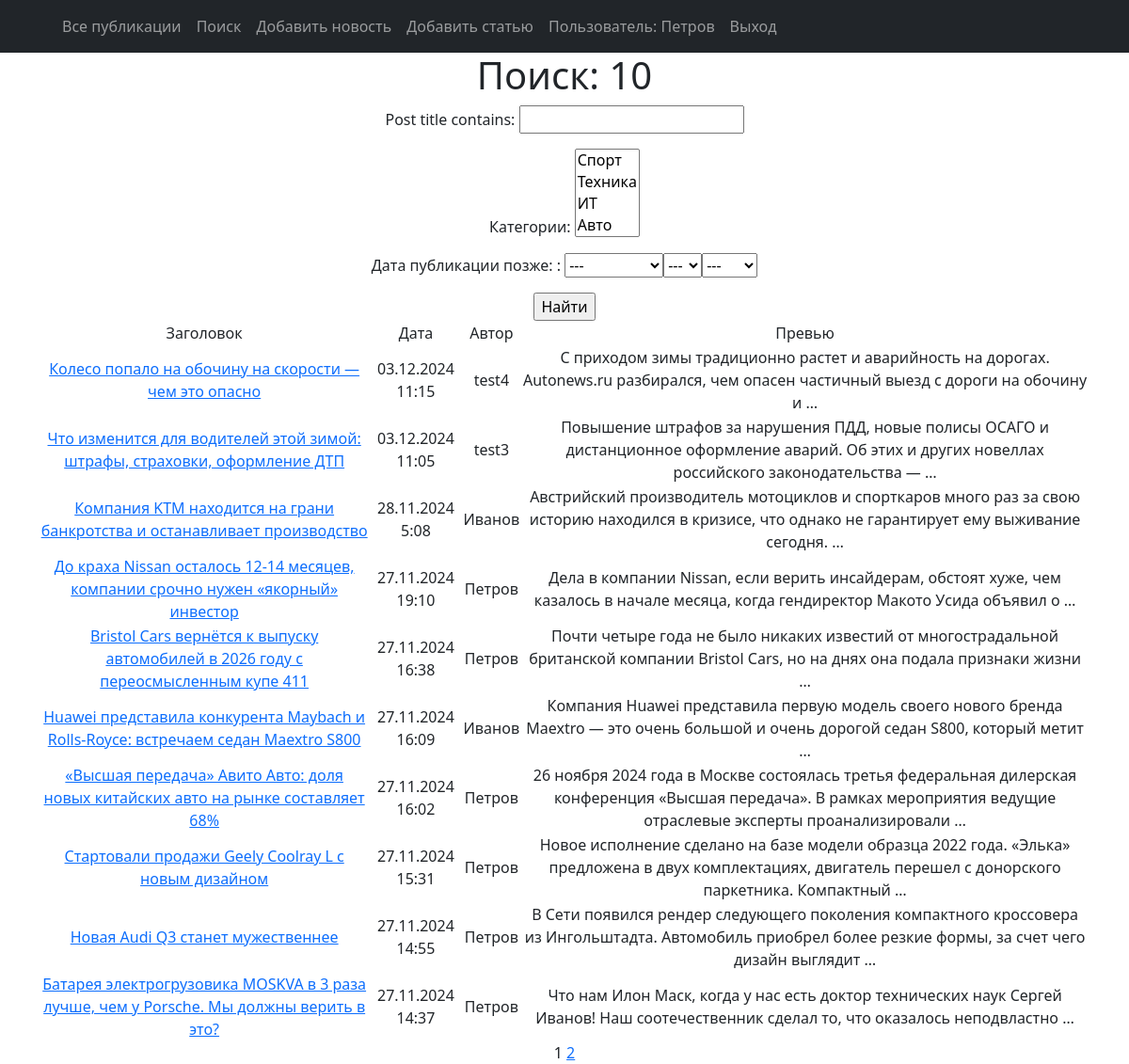
/search/ (signed in), run on the app's committed database.
### news/models.py (models this page shows, shortened)
class Post(models.Model):
    article = 'ART'
    news = 'NEW'
    TYPE = [
        (article, 'Статья'),
        (news, 'Новость'),
    ]
    post_author = models.ForeignKey(Author, on_delete=models.CASCADE)
    post_type = models.CharField(max_length=3, choices=TYPE, default=article)
    post_time = models.DateTimeField(auto_now_add=True)
    post_category = models.ManyToManyField(Category, through='PostCategory')
    post_title = models.CharField(max_length=255)
    post_text = models.TextField()
    post_rating = models.IntegerField(default=0)

class Author(models.Model):
    author_rating = models.IntegerField(default=0)
    author_user = models.OneToOneField(User, on_delete = models.CASCADE, primary_key = True)
    def __str__(self):
        return f'{self.author_user}'

### news/views.py (the view)
# urls.py: path('search/', SearchPostsList.as_view(), name='search_post_list'),
class SearchPostsList(ListView):
    model = Post
    ordering = '-post_time'
    template_name = 'search.html'
    context_object_name = 'posts'
    paginate_by = 10
    def get_queryset(self):
        queryset = super().get_queryset()
        self.filterset = PostFilter(self.request.GET, queryset)
        return self.filterset.qs
    def get_context_data(self, **kwargs):
        context = super().get_context_data(**kwargs)
        context['filterset'] = self.filterset
        return context

### news/models.py (called while the page is built)
    def __str__(self):
        return f'{self.category_name}'

### news/templatetags/custom_filters.py (called while the page is built)
@register.filter()
def censor(text):
    CENS_WORDS = ['подшипник', 'коробка', 'видеорегистратор', 'транспорт', 'безопасность', 'также', 'видео',
                  'отставание', 'место']
    if type(text) != str:
        raise TypeException(f'Недопустимый формат данных (string)!')
    lst = []
    st = ''
    i = 0
    for sym in text:
        i += 1
        if sym.isalpha():
            st += sym
            if i == len(text):
                lst.append(st)
        else:
            if len(st):
                lst.append(st)
            lst.append(sym)
            st = ''
    for i in range(len(lst)):
        if lst[i].lower() in CENS_WORDS:
            lst[i] = lst[i].replace(lst[i], lst[i][:1] + "*" * (len(lst[i]) - 1))
    censored_text = ''
    for word in lst:
        censored_text += word
    return f'{censored_text}'

### news/templatetags/custom_tags.py (called while the page is built)
@register.simple_tag(takes_context=True)
def url_replace(context, **kwargs):
   d = context['request'].GET.copy()
   for k, v in kwargs.items():
       d[k] = v
   return d.urlencode()

### templates/search.html (shortened to what this page needs)
{% extends 'flatpages/default.html' %}
{% load custom_filters %}
{% load custom_tags %}
{% block content %}
   <h1>Поиск: {{ posts|length }}</h1>
   <form action="" method="get">
       {{ filterset.form.as_p }}
       <input type="submit" value="Найти" />
   </form>
   {% if posts %}
       <table>
           <tr>
               <td>Заголовок</td>
               <td>Дата</td>
               <td>Автор</td>
               <td>Превью</td>
           </tr>
           {% for post in posts %}
           <tr>
               <td><a href="{% url 'post_detail' post.id %}">{{ post.post_title|censor }}</a></td>
               <td>{{ post.post_time|date:'d.m.Y G:i' }}</td>
               <td>{{ post.post_author }}</td>
               <td>{{ post.post_text|truncatewords:20|censor }}</td>
           </tr>
           {% endfor %}
       </table>
   {% else %}
       <h2>Новостей нет!</h2>
   {% endif %}
   {{ page_obj.number }}
   {% if page_obj.has_next %}
       <a href="?{% url_replace page=page_obj.next_page_number %}">{{ page_obj.next_page_number }}</a>
   {% endif %}
{% endblock content %}

### templates/flatpages/default.html (shortened to what this page needs)
<!DOCTYPE html>
{% load static %}
<html lang="en">
    <head>
        <link href="{% static 'css/styles.css' %}" rel="stylesheet" />
    </head>
    <body>
        <nav class="navbar navbar-expand-lg navbar-dark bg-dark static-top">
            <div class="container">
                <div class="collapse navbar-collapse" id="navbarResponsive">
                    <ul class="navbar-nav ml-auto">
                        <li class="nav-item">
                            <a class="nav-link" href="/">Все публикации</a>
                        </li>
                        <li class="nav-item">
                            <a class="nav-link" href="/search/">Поиск</a>
                        </li>
                        <li class="nav-item">
                            <a class="nav-link" href="/news/create/">Добавить новость</a>
                        </li>
                        <li class="nav-item">
                            <a class="nav-link" href="/articles/create/">Добавить статью</a>
                        </li>
                        {% if request.user.is_authenticated %}
                            <li class="nav-item">
                                <a class="nav-link" href="{% url 'user_detail' request.user.id %}">
                                Пользователь: {{ request.user.username }}
                                </a>
                            </li>
                            <li class="nav-item">
                                <a class="nav-link" href="/accounts/logout/">Выход</a>
                            </li>
                        {% else %}
                            <li class="nav-item">
                                <a class="nav-link" href="/accounts/login/">Вход</a>
                            </li>
                        {% endif %}
                    </ul>
                </div>
            </div>
        </nav>
        <div class="container">
            <div class="row">
                <div class="col-lg-12 text-center">
                    {% block content %}{% endblock content %}
                </div>
            </div>
        </div>
    </body>
</html>

### data on the page
Post: post_title|censor "Колесо попало на обочину на скорости — чем это опасно", post_time "03.12.2024 11:15", post_author "test4", post_text|censor "С приходом зимы традиционно растет и аварийность на дорогах. Autonews.ru разбирался, чем опасен частичный выезд с дороги на обочину и …"
Post: post_title|censor "Что изменится для водителей этой зимой: штрафы, страховки, оформление ДТП", post_time "03.12.2024 11:05", post_author "test3", post_text|censor "Повышение штрафов за нарушения ПДД, новые полисы ОСАГО и дистанционное оформление аварий. Об этих и других новеллах российского законодательства — …"
Post: post_title|censor "Компания KTM находится на грани банкротства и останавливает производство", post_time "28.11.2024 5:08", post_author "Иванов", post_text|censor "Австрийский производитель мотоциклов и спорткаров много раз за свою историю находился в кризисе, что однако не гарантирует ему выживание сегодня. …"
Post: post_title|censor "До краха Nissan осталось 12-14 месяцев, компании срочно нужен «якорный» инвестор", post_time "27.11.2024 19:10", post_author "Петров", post_text|censor "Дела в компании Nissan, если верить инсайдерам, обстоят хуже, чем казалось в начале месяца, когда гендиректор Макото Уcида объявил о …"
Post: post_title|censor "Bristol Cars вернётся к выпуску автомобилей в 2026 году с переосмысленным купе 411", post_time "27.11.2024 16:38", post_author "Петров", post_text|censor "Почти четыре года не было никаких известий от многострадальной британской компании Bristol Cars, но на днях она подала признаки жизни …"
Post: post_title|censor "Huawei представила конкурента Maybach и Rolls-Royce: встречаем седан Maextro S800", post_time "27.11.2024 16:09", post_author "Иванов", post_text|censor "Компания Huawei представила первую модель своего нового бренда Maextro — это очень большой и очень дорогой седан S800, который метит …"
Post: post_title|censor "«Высшая передача» Авито Авто: доля новых китайских авто на рынке составляет 68%", post_time "27.11.2024 16:02", post_author "Петров", post_text|censor "26 ноября 2024 года в Москве состоялась третья федеральная дилерская конференция «Высшая передача». В рамках мероприятия ведущие отраслевые эксперты проанализировали …"
Post: post_title|censor "Стартовали продажи Geely Coolray L с новым дизайном", post_time "27.11.2024 15:31", post_author "Петров", post_text|censor "Новое исполнение сделано на базе модели образца 2022 года. «Элька» предложена в двух комплектациях, двигатель перешел с донорского паркетника. Компактный …"
Post: post_title|censor "Новая Audi Q3 станет мужественнее", post_time "27.11.2024 14:55", post_author "Петров", post_text|censor "В Сети появился рендер следующего поколения компактного кроссовера из Ингольштадта. Автомобиль приобрел более резкие формы, за счет чего дизайн выглядит …"
Post: post_title|censor "Батарея электрогрузовика MOSKVA в 3 раза лучше, чем у Porsche. Мы должны верить в это?", post_time "27.11.2024 14:37", post_author "Петров", post_text|censor "Что нам Илон Маск, когда у нас есть доктор технических наук Сергей Иванов! Наш соотечественник сделал то, что оказалось неподвластно …"

### other printed values
{{ request.user.username }} "Петров"
{{ posts|length }} "10"
{{ page_obj.number }} "1"
{{ page_obj.next_page_number }} "2"
